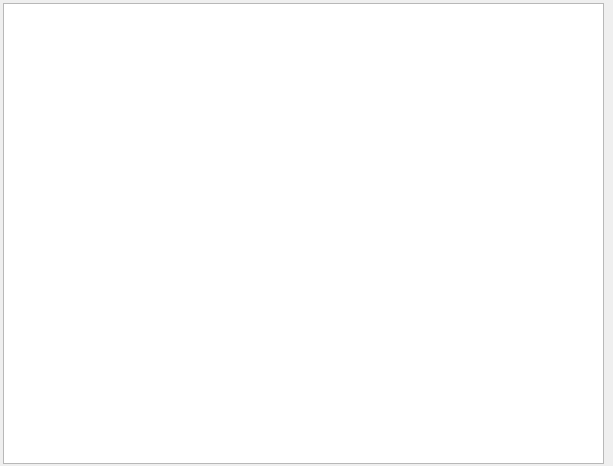
<?xml version="1.0" encoding="UTF-8"?>
<ui version="4.0">
 <class>HelpWindow</class>
 <widget class="QWidget" name="HelpWindow">
  <property name="geometry">
   <rect>
    <x>0</x>
    <y>0</y>
    <width>613</width>
    <height>466</height>
   </rect>
  </property>
  <property name="windowTitle">
   <string>Form</string>
  </property>
  <widget class="QTextEdit" name="textEdit">
   <property name="geometry">
    <rect>
     <x>3</x>
     <y>3</y>
     <width>601</width>
     <height>461</height>
    </rect>
   </property>
   <property name="readOnly">
    <bool>true</bool>
   </property>
  </widget>
 </widget>
 <resources/>
 <connections/>
</ui>
